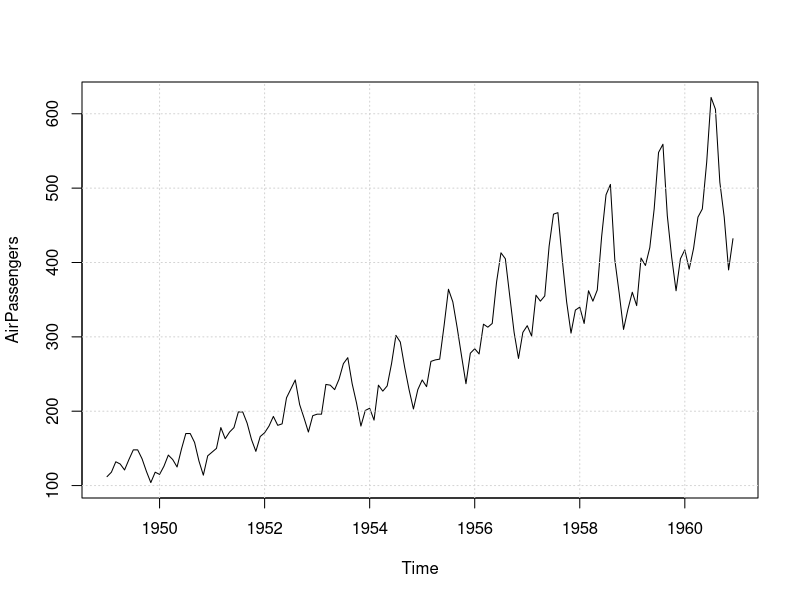
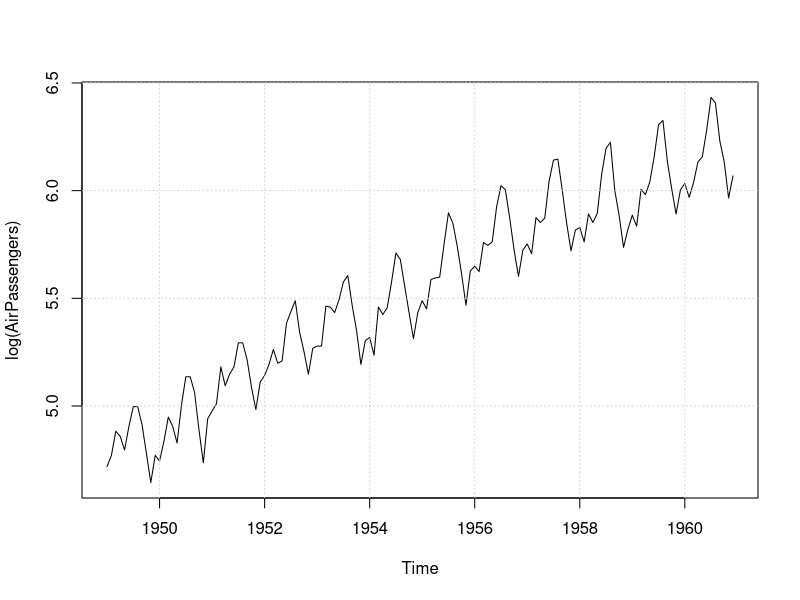
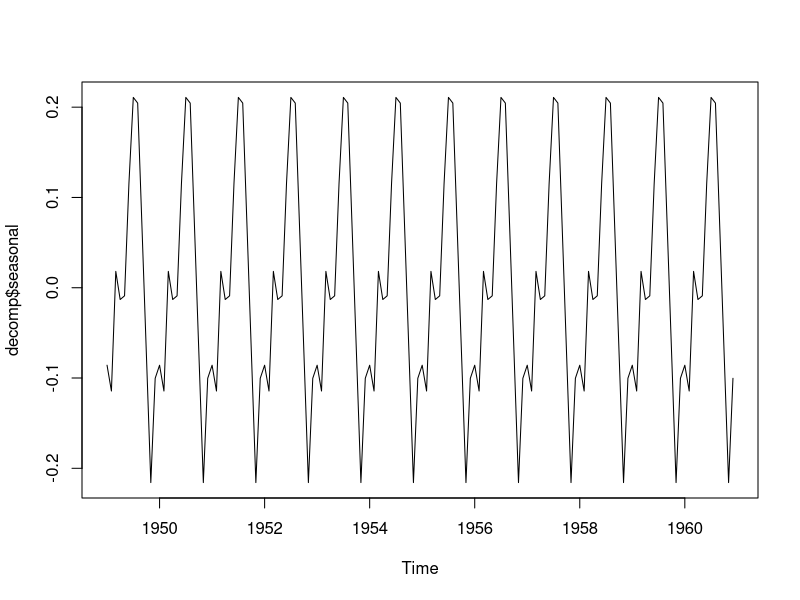
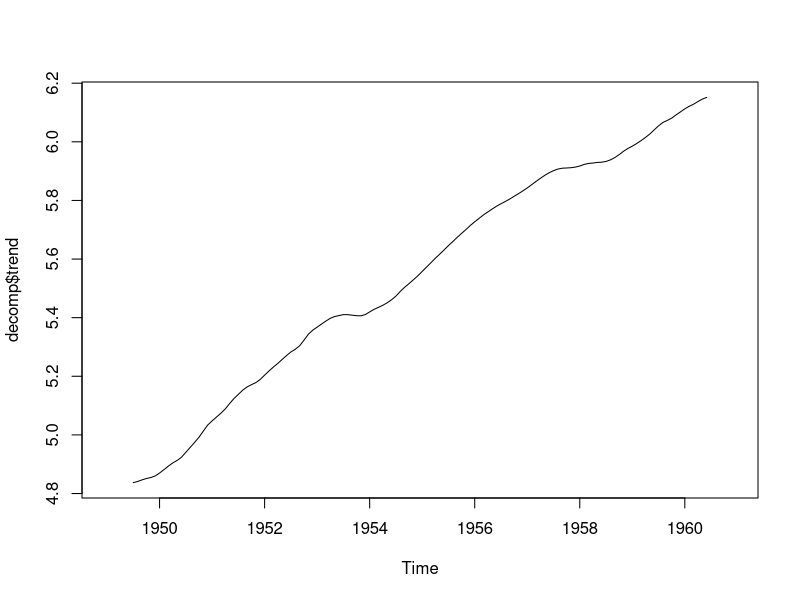
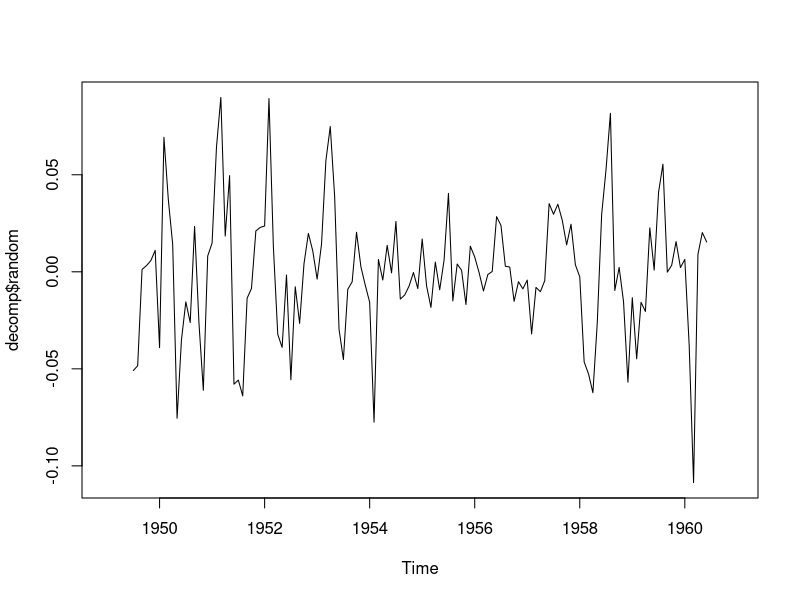
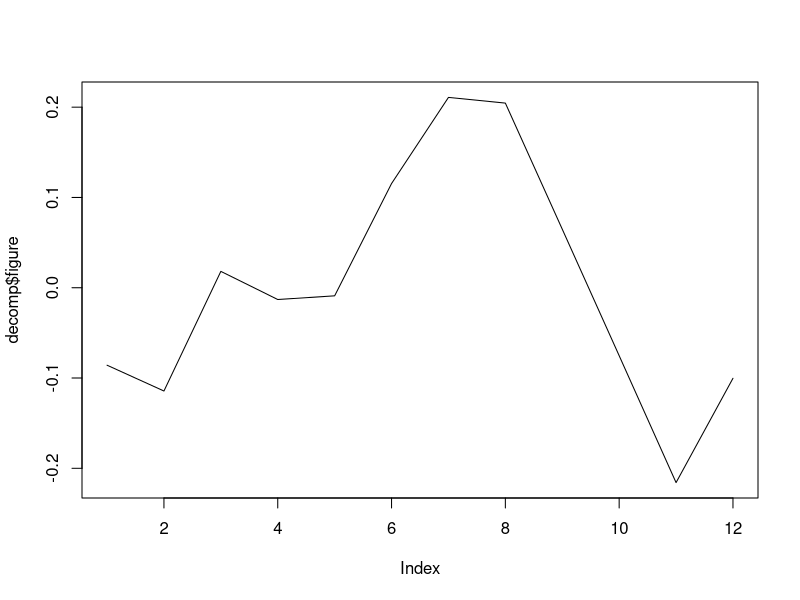
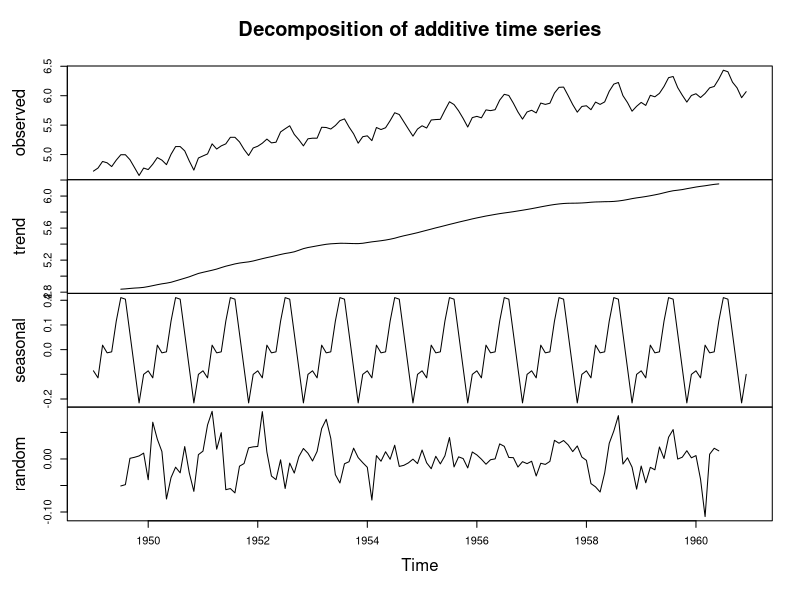
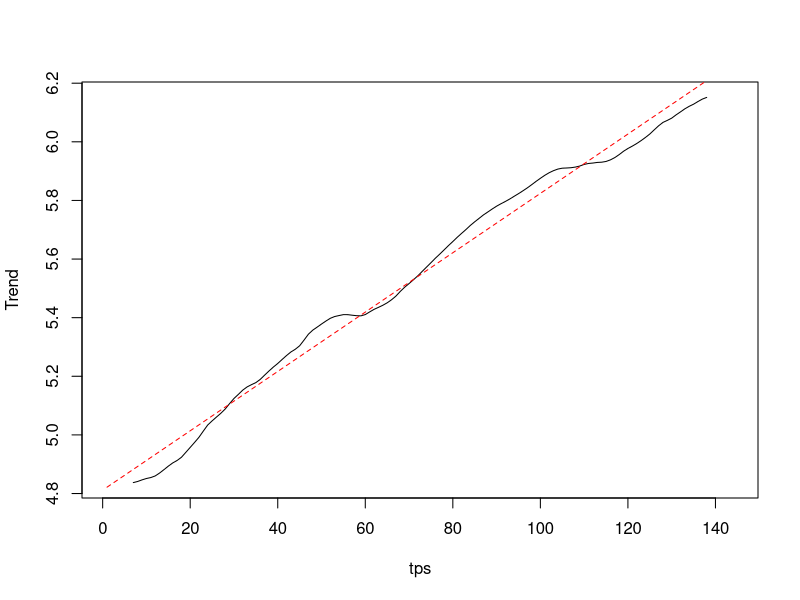

R code for these plots, in order:
## ---- chunk 1
library(datasets)
library(stats)
## ---- chunk 2
data=AirPassengers
typeof(data)
class(data)
frequency(data)
## ---- chunk 3
plot(data,ylab="AirPassengers") #modèle additif pas suffisant ici
grid()
frequency(data)
## ---- chunk 4
ldata=log(data)  #pour se débarasser de l'augmentation de l'amplitude
plot(ldata,ylab="log(AirPassengers)") 
grid()
frequency(ldata)
## ---- chunk 5
decomp=decompose(ldata,type="additive")
plot(decomp$seasonal) #composante périodique
plot(decomp$trend)    #composante tendance
plot(decomp$random)   #composante des fluctuations
plot(decomp$figure, type="l") #estimation de St sur une période
sum(decomp$figure) #somme des St sur une période, nulle en théorie, proche de 0 en pratique
## ---- chunk 6
plot(decomp) #affichage simultané de la série, sa tendance, sa saison et ses fluctuations
class(decomp)
## ---- chunk 7
#Modèle prédictif : trend=a0+a1x

tps=c(1:length(decomp$trend))
reglin=lm(decomp$trend ~ tps,data=data)
summary(reglin)
## ---- chunk 8
rega0=reglin$coefficients[1]
rega1=reglin$coefficients[2]
plot(tps,decomp$trend, type="l", ylab="Trend")
lines(tps,rega0+rega1*tps, col="red", lty=2)
## ---- chunk 9
#Prediction
period=c(145:168) #2 nouvelles périodes de 12 en partant de la fin de decomp à 144
pred=rega0+rega1*period+decomp$figure
## ---- chunk 10
#Affichage de prédiction avec anciennes données
plot(ts(c(ldata,pred), frequency=12, start=1949), type="l", ylab="log(AirPassengers)")
lines(ts(pred, frequency=12, start=1961), col="red")
grid()
## ---- chunk 11
#Affichage sans log 
plot(ts(c(data,exp(pred)), frequency=12, start=1949), type="l", ylab="AirPassengers")
lines(ts(exp(pred), frequency=12, start=1961), col="red")
grid()
